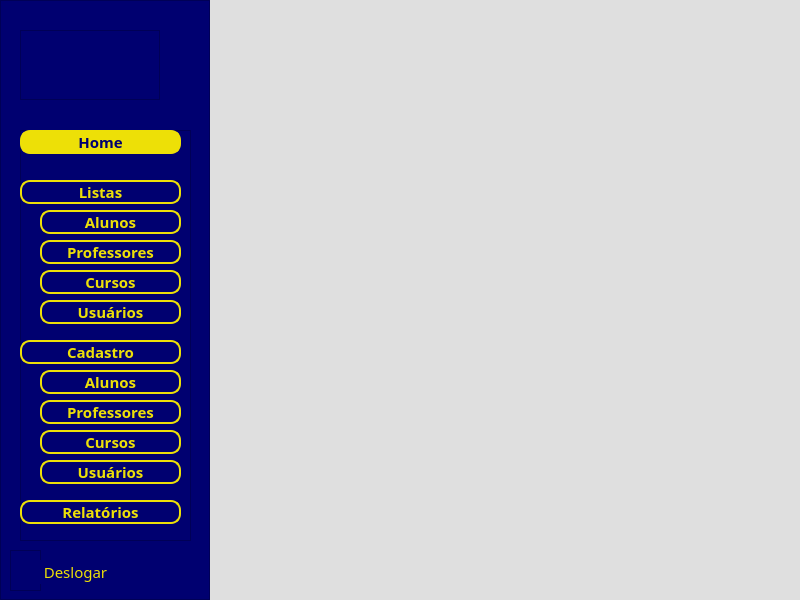
<?xml version="1.0" encoding="UTF-8"?>
<ui version="4.0">
 <class>menu</class>
 <widget class="QMainWindow" name="menu">
  <property name="geometry">
   <rect>
    <x>0</x>
    <y>0</y>
    <width>800</width>
    <height>600</height>
   </rect>
  </property>
  <property name="minimumSize">
   <size>
    <width>800</width>
    <height>600</height>
   </size>
  </property>
  <property name="maximumSize">
   <size>
    <width>800</width>
    <height>600</height>
   </size>
  </property>
  <property name="font">
   <font>
    <bold>true</bold>
   </font>
  </property>
  <property name="windowTitle">
   <string>speak now - menu</string>
  </property>
  <property name="windowIcon">
   <iconset>
    <normaloff>../REPERTÓRIO/icon.png</normaloff>../REPERTÓRIO/icon.png</iconset>
  </property>
  <property name="styleSheet">
   <string notr="true">background-color: rgb(223, 223, 223);</string>
  </property>
  <widget class="QWidget" name="centralwidget">
   <property name="cursor">
    <cursorShape>ArrowCursor</cursorShape>
   </property>
   <property name="mouseTracking">
    <bool>false</bool>
   </property>
   <layout class="QHBoxLayout" name="horizontalLayout">
    <property name="spacing">
     <number>0</number>
    </property>
    <property name="leftMargin">
     <number>0</number>
    </property>
    <property name="topMargin">
     <number>0</number>
    </property>
    <property name="rightMargin">
     <number>0</number>
    </property>
    <property name="bottomMargin">
     <number>0</number>
    </property>
    <item>
     <widget class="QFrame" name="content">
      <property name="enabled">
       <bool>true</bool>
      </property>
      <property name="minimumSize">
       <size>
        <width>210</width>
        <height>23</height>
       </size>
      </property>
      <property name="maximumSize">
       <size>
        <width>65</width>
        <height>16777215</height>
       </size>
      </property>
      <property name="baseSize">
       <size>
        <width>3</width>
        <height>0</height>
       </size>
      </property>
      <property name="styleSheet">
       <string notr="true">background-color: rgb(0, 0, 112);</string>
      </property>
      <property name="frameShape">
       <enum>QFrame::StyledPanel</enum>
      </property>
      <property name="frameShadow">
       <enum>QFrame::Raised</enum>
      </property>
      <widget class="QFrame" name="frame">
       <property name="geometry">
        <rect>
         <x>20</x>
         <y>30</y>
         <width>140</width>
         <height>70</height>
        </rect>
       </property>
       <property name="minimumSize">
        <size>
         <width>140</width>
         <height>70</height>
        </size>
       </property>
       <property name="maximumSize">
        <size>
         <width>140</width>
         <height>70</height>
        </size>
       </property>
       <property name="sizeIncrement">
        <size>
         <width>140</width>
         <height>70</height>
        </size>
       </property>
       <property name="styleSheet">
        <string notr="true">QFrame {
	;
	background-image: url(:/menu_img/logo_menu.png);
	background-repeat: no-repeat;
	background-position: center;
}</string>
       </property>
       <property name="frameShape">
        <enum>QFrame::StyledPanel</enum>
       </property>
       <property name="frameShadow">
        <enum>QFrame::Raised</enum>
       </property>
      </widget>
      <widget class="QFrame" name="frame_2">
       <property name="geometry">
        <rect>
         <x>20</x>
         <y>130</y>
         <width>171</width>
         <height>411</height>
        </rect>
       </property>
       <property name="frameShape">
        <enum>QFrame::StyledPanel</enum>
       </property>
       <property name="frameShadow">
        <enum>QFrame::Raised</enum>
       </property>
       <widget class="QPushButton" name="pushButton_home">
        <property name="geometry">
         <rect>
          <x>0</x>
          <y>0</y>
          <width>161</width>
          <height>24</height>
         </rect>
        </property>
        <property name="font">
         <font>
          <pointsize>-1</pointsize>
          <italic>false</italic>
          <bold>true</bold>
         </font>
        </property>
        <property name="styleSheet">
         <string notr="true">QPushButton {
	
	background-color: rgb(237, 224, 7);
	font: 15px Montserrat, sans-serif;
	font-weight: bold;
	border: 2px solid #ede007 ;
	border-radius: 10px;
	
	color: rgb(0, 0, 112);
}

QPushButton:hover {
	background-color: rgb(237, 224, 7);
	border-radius: 10px;
	color: rgb(0, 0, 112);
}

QPushButton:pressed {
	background-color: rgb(211, 214, 4);
}</string>
        </property>
        <property name="text">
         <string>Home</string>
        </property>
       </widget>
       <widget class="QPushButton" name="pushButton_listas">
        <property name="geometry">
         <rect>
          <x>0</x>
          <y>50</y>
          <width>161</width>
          <height>24</height>
         </rect>
        </property>
        <property name="font">
         <font>
          <pointsize>-1</pointsize>
          <italic>false</italic>
          <bold>true</bold>
         </font>
        </property>
        <property name="layoutDirection">
         <enum>Qt::RightToLeft</enum>
        </property>
        <property name="styleSheet">
         <string notr="true">QPushButton {
	font: 15px Montserrat, sans-serif;
	font-weight: bold;
	border: 2px solid #ede007 ;
	border-radius: 10px;
	color: rgb(237, 224, 7);
}

QPushButton:hover {
	background-color: rgb(237, 224, 7);
	border-radius: 10px;
	color: rgb(0, 0, 112);
}

QPushButton:pressed {
	background-color: rgb(211, 214, 4);
}</string>
        </property>
        <property name="text">
         <string>Listas</string>
        </property>
       </widget>
       <widget class="QPushButton" name="pushButton_listas_alunos">
        <property name="geometry">
         <rect>
          <x>20</x>
          <y>80</y>
          <width>141</width>
          <height>24</height>
         </rect>
        </property>
        <property name="font">
         <font>
          <pointsize>-1</pointsize>
          <italic>false</italic>
          <bold>true</bold>
         </font>
        </property>
        <property name="styleSheet">
         <string notr="true">QPushButton {
	font: 15px Montserrat, sans-serif;
	font-weight: bold;
	border: 2px solid #ede007 ;
	border-radius: 10px;
	color: rgb(237, 224, 7);
}

QPushButton:hover {
	background-color: rgb(237, 224, 7);
	border-radius: 10px;
	color: rgb(0, 0, 112);
}

QPushButton:pressed {
	background-color: rgb(211, 214, 4);
}</string>
        </property>
        <property name="text">
         <string>Alunos</string>
        </property>
       </widget>
       <widget class="QPushButton" name="pushButton_listas_professores">
        <property name="geometry">
         <rect>
          <x>20</x>
          <y>110</y>
          <width>141</width>
          <height>24</height>
         </rect>
        </property>
        <property name="font">
         <font>
          <pointsize>-1</pointsize>
          <italic>false</italic>
          <bold>true</bold>
         </font>
        </property>
        <property name="styleSheet">
         <string notr="true">QPushButton {
	font: 15px Montserrat, sans-serif;
	font-weight: bold;
	border: 2px solid #ede007 ;
	border-radius: 10px;
	color: rgb(237, 224, 7);
}

QPushButton:hover {
	background-color: rgb(237, 224, 7);
	border-radius: 10px;
	color: rgb(0, 0, 112);
}

QPushButton:pressed {
	background-color: rgb(211, 214, 4);
}</string>
        </property>
        <property name="text">
         <string>Professores</string>
        </property>
       </widget>
       <widget class="QPushButton" name="pushButton_listas_cursos">
        <property name="geometry">
         <rect>
          <x>20</x>
          <y>140</y>
          <width>141</width>
          <height>24</height>
         </rect>
        </property>
        <property name="font">
         <font>
          <pointsize>-1</pointsize>
          <italic>false</italic>
          <bold>true</bold>
         </font>
        </property>
        <property name="styleSheet">
         <string notr="true">QPushButton {
	font: 15px Montserrat, sans-serif;
	font-weight: bold;
	border: 2px solid #ede007 ;
	border-radius: 10px;
	color: rgb(237, 224, 7);
}

QPushButton:hover {
	background-color: rgb(237, 224, 7);
	border-radius: 10px;
	color: rgb(0, 0, 112);
}

QPushButton:pressed {
	background-color: rgb(211, 214, 4);
}</string>
        </property>
        <property name="text">
         <string>Cursos</string>
        </property>
       </widget>
       <widget class="QPushButton" name="pushButton_listas_usuarios">
        <property name="geometry">
         <rect>
          <x>20</x>
          <y>170</y>
          <width>141</width>
          <height>24</height>
         </rect>
        </property>
        <property name="font">
         <font>
          <pointsize>-1</pointsize>
          <italic>false</italic>
          <bold>true</bold>
         </font>
        </property>
        <property name="styleSheet">
         <string notr="true">QPushButton {
	font: 15px Montserrat, sans-serif;
	font-weight: bold;
	border: 2px solid #ede007 ;
	border-radius: 10px;
	color: rgb(237, 224, 7);
}

QPushButton:hover {
	background-color: rgb(237, 224, 7);
	border-radius: 10px;
	color: rgb(0, 0, 112);
}

QPushButton:pressed {
	background-color: rgb(211, 214, 4);
}</string>
        </property>
        <property name="text">
         <string>Usuários</string>
        </property>
       </widget>
       <widget class="QPushButton" name="pushButton_cadastro">
        <property name="geometry">
         <rect>
          <x>0</x>
          <y>210</y>
          <width>161</width>
          <height>24</height>
         </rect>
        </property>
        <property name="font">
         <font>
          <pointsize>-1</pointsize>
          <italic>false</italic>
          <bold>true</bold>
         </font>
        </property>
        <property name="styleSheet">
         <string notr="true">QPushButton {
	font: 15px Montserrat, sans-serif;
	font-weight: bold;
	border: 2px solid #ede007 ;
	border-radius: 10px;
	color: rgb(237, 224, 7);
}

QPushButton:hover {
	background-color: rgb(237, 224, 7);
	border-radius: 10px;
	color: rgb(0, 0, 112);
}

QPushButton:pressed {
	background-color: rgb(211, 214, 4);
}</string>
        </property>
        <property name="text">
         <string>Cadastro</string>
        </property>
       </widget>
       <widget class="QPushButton" name="pushButton_cadastro_alunos">
        <property name="geometry">
         <rect>
          <x>20</x>
          <y>240</y>
          <width>141</width>
          <height>24</height>
         </rect>
        </property>
        <property name="font">
         <font>
          <pointsize>-1</pointsize>
          <italic>false</italic>
          <bold>true</bold>
         </font>
        </property>
        <property name="styleSheet">
         <string notr="true">QPushButton {
	font: 15px Montserrat, sans-serif;
	font-weight: bold;
	border: 2px solid #ede007 ;
	border-radius: 10px;
	color: rgb(237, 224, 7);
}

QPushButton:hover {
	background-color: rgb(237, 224, 7);
	border-radius: 10px;
	color: rgb(0, 0, 112);
}

QPushButton:pressed {
	background-color: rgb(211, 214, 4);
}</string>
        </property>
        <property name="text">
         <string>Alunos</string>
        </property>
       </widget>
       <widget class="QPushButton" name="pushButton_cadastro_professores">
        <property name="geometry">
         <rect>
          <x>20</x>
          <y>270</y>
          <width>141</width>
          <height>24</height>
         </rect>
        </property>
        <property name="font">
         <font>
          <pointsize>-1</pointsize>
          <italic>false</italic>
          <bold>true</bold>
         </font>
        </property>
        <property name="styleSheet">
         <string notr="true">QPushButton {
	font: 15px Montserrat, sans-serif;
	font-weight: bold;
	border: 2px solid #ede007 ;
	border-radius: 10px;
	color: rgb(237, 224, 7);
}

QPushButton:hover {
	background-color: rgb(237, 224, 7);
	border-radius: 10px;
	color: rgb(0, 0, 112);
}

QPushButton:pressed {
	background-color: rgb(211, 214, 4);
}</string>
        </property>
        <property name="text">
         <string>Professores</string>
        </property>
       </widget>
       <widget class="QPushButton" name="pushButton_cadastro_cursos">
        <property name="geometry">
         <rect>
          <x>20</x>
          <y>300</y>
          <width>141</width>
          <height>24</height>
         </rect>
        </property>
        <property name="font">
         <font>
          <pointsize>-1</pointsize>
          <italic>false</italic>
          <bold>true</bold>
         </font>
        </property>
        <property name="styleSheet">
         <string notr="true">QPushButton {
	font: 15px Montserrat, sans-serif;
	font-weight: bold;
	border: 2px solid #ede007 ;
	border-radius: 10px;
	color: rgb(237, 224, 7);
}

QPushButton:hover {
	background-color: rgb(237, 224, 7);
	border-radius: 10px;
	color: rgb(0, 0, 112);
}

QPushButton:pressed {
	background-color: rgb(211, 214, 4);
}</string>
        </property>
        <property name="text">
         <string>Cursos</string>
        </property>
       </widget>
       <widget class="QPushButton" name="pushButton_cadastro_usuarios">
        <property name="geometry">
         <rect>
          <x>20</x>
          <y>330</y>
          <width>141</width>
          <height>24</height>
         </rect>
        </property>
        <property name="font">
         <font>
          <pointsize>-1</pointsize>
          <italic>false</italic>
          <bold>true</bold>
         </font>
        </property>
        <property name="styleSheet">
         <string notr="true">QPushButton {
	font: 15px Montserrat, sans-serif;
	font-weight: bold;
	border: 2px solid #ede007 ;
	border-radius: 10px;
	color: rgb(237, 224, 7);
}

QPushButton:hover {
	background-color: rgb(237, 224, 7);
	border-radius: 10px;
	color: rgb(0, 0, 112);
}

QPushButton:pressed {
	background-color: rgb(211, 214, 4);
}</string>
        </property>
        <property name="text">
         <string>Usuários</string>
        </property>
       </widget>
       <widget class="QPushButton" name="pushButton_cadastro_2">
        <property name="geometry">
         <rect>
          <x>0</x>
          <y>370</y>
          <width>161</width>
          <height>24</height>
         </rect>
        </property>
        <property name="font">
         <font>
          <pointsize>-1</pointsize>
          <italic>false</italic>
          <bold>true</bold>
         </font>
        </property>
        <property name="styleSheet">
         <string notr="true">QPushButton {
	font: 15px Montserrat, sans-serif;
	font-weight: bold;
	border: 2px solid #ede007 ;
	border-radius: 10px;
	color: rgb(237, 224, 7);
}

QPushButton:hover {
	background-color: rgb(237, 224, 7);
	border-radius: 10px;
	color: rgb(0, 0, 112);
}

QPushButton:pressed {
	background-color: rgb(211, 214, 4);
}</string>
        </property>
        <property name="text">
         <string>Relatórios</string>
        </property>
       </widget>
      </widget>
      <widget class="QFrame" name="btn_deslogar">
       <property name="geometry">
        <rect>
         <x>10</x>
         <y>550</y>
         <width>31</width>
         <height>41</height>
        </rect>
       </property>
       <property name="styleSheet">
        <string notr="true">QFrame {	
	background-image: url(:/menu_img/menu_deslogar.png);
	background-repeat: no-repeat;
	background-position: center;
}</string>
       </property>
       <property name="frameShape">
        <enum>QFrame::StyledPanel</enum>
       </property>
       <property name="frameShadow">
        <enum>QFrame::Raised</enum>
       </property>
      </widget>
      <widget class="QPushButton" name="pushButton">
       <property name="geometry">
        <rect>
         <x>40</x>
         <y>560</y>
         <width>71</width>
         <height>24</height>
        </rect>
       </property>
       <property name="font">
        <font>
         <pointsize>-1</pointsize>
         <italic>false</italic>
         <bold>false</bold>
        </font>
       </property>
       <property name="styleSheet">
        <string notr="true">QPushButton {
	font: 15px Montserrat, sans-serif;
	font-weight: normal;
	background-color: rgb(0, 0, 112);
	color: rgb(237, 224, 7);
	border-radius: 0px;
}</string>
       </property>
       <property name="text">
        <string>Deslogar</string>
       </property>
      </widget>
     </widget>
    </item>
    <item>
     <widget class="QStackedWidget" name="stackedWidget">
      <widget class="QWidget" name="page"/>
      <widget class="QWidget" name="page_2"/>
     </widget>
    </item>
   </layout>
  </widget>
 </widget>
 <resources>
  <include location="../REPERTÓRIO/file_login.qrc"/>
  <include location="../REPERTÓRIO/file_menu.qrc"/>
 </resources>
 <connections/>
</ui>
